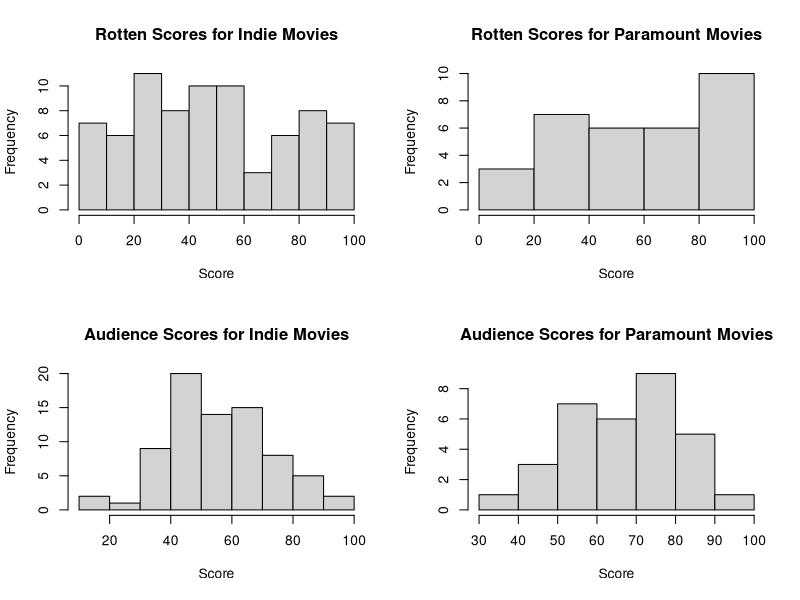
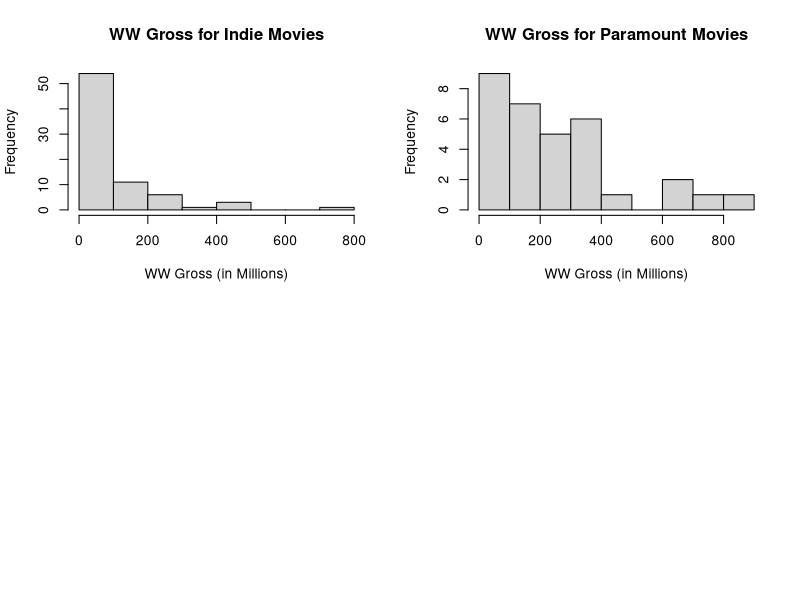
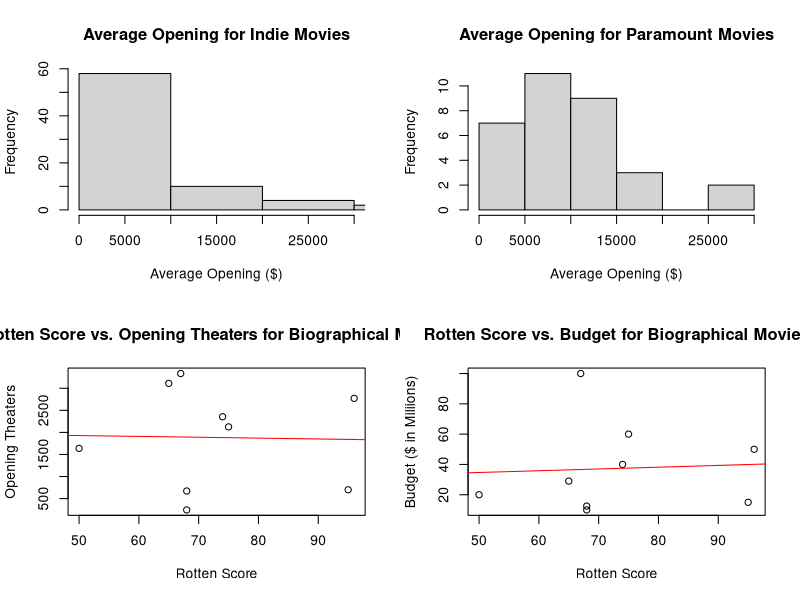
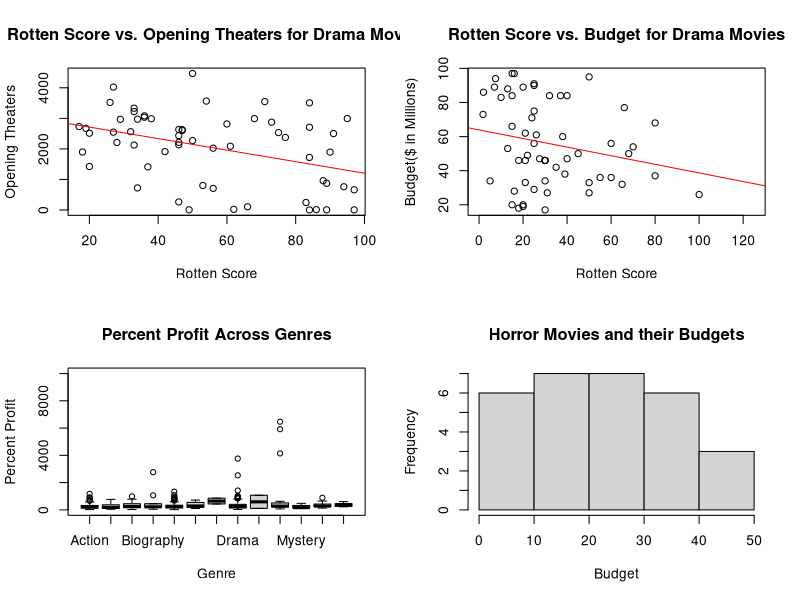
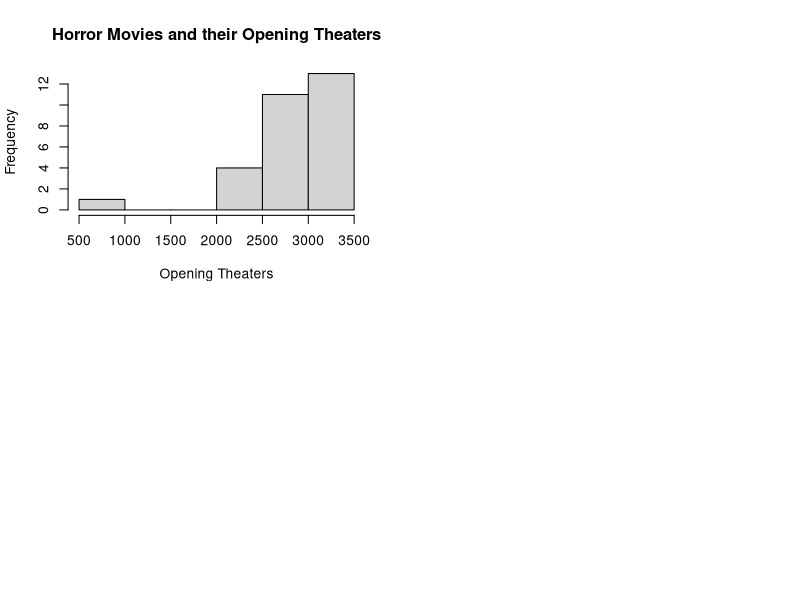

These charts were generated, in order, by the following R code:
## ---- chunk 1
#############################
#DON'T MESS WITH THIS CODE CHUNK!
#source("lab3-source-code.R")
#Import the data
hollywood <- read.csv("hollywood.csv", header = T)
#Attach the data
attach(hollywood)
###############################
## ---- chunk 2
indieMovies <- subset(hollywood, studio == "Independent")
paramountMovies <- subset(hollywood, studio == "Paramount")

par(mfrow = c(2, 2))
hist(indieMovies$rottenscore, main = "Rotten Scores for Indie Movies", xlab = "Score")
hist(paramountMovies$rottenscore, main = "Rotten Scores for Paramount Movies", xlab = "Score" )
hist(indieMovies$audscore, main = "Audience Scores for Indie Movies", xlab = "Score" )
hist(paramountMovies$audscore, main = "Audience Scores for Paramount Movies", xlab = "Score")
mean(indieMovies$rottenscore)
mean(paramountMovies$rottenscore)
mean(indieMovies$audscore)
mean(paramountMovies$audscore)
## ---- chunk 3
par(mfrow = c(2, 2))
hist(indieMovies$WWgross, main = "WW Gross for Indie Movies", xlab = "WW Gross (in Millions)")
hist(paramountMovies$WWgross, main = "WW Gross for Paramount Movies", xlab = "WW Gross (in Millions)")
mean(indieMovies$WWgross)
mean(paramountMovies$WWgross)
## ---- chunk 4
par(mfrow = c(2, 2))
hist(indieMovies$avgopening, main = "Average Opening for Indie Movies", xlab = "Average Opening ($)", xlim = c(0, 30000))
hist(paramountMovies$avgopening, main = "Average Opening for Paramount Movies", xlab = "Average Opening ($)")
mean(indieMovies$avgopening)
mean(paramountMovies$avgopening)
## ---- chunk 5
biographicalMovies <- subset(hollywood, genre == "Biography")
dramaMovies <- subset(hollywood, genre == "Drama")
successfulMovies <- subset(hollywood, percentprofit >= 100)
appealingMovies <- subset(hollywood, FORgross >= DOMgross)

plot(biographicalMovies$rottenscore, biographicalMovies$openingtheaters, main = "Rotten Score vs. Opening Theaters for Biographical Movies", xlab = "Rotten Score", ylab = "Opening Theaters")
lm(biographicalMovies$openingtheaters~biographicalMovies$rottenscore)
abline(2024.608, -1.935, col = "red")
cor(biographicalMovies$rottenscore, biographicalMovies$openingtheaters)
## ---- chunk 6
plot(biographicalMovies$rottenscore, biographicalMovies$budget, main = "Rotten Score vs. Budget for Biographical Movies", xlab = "Rotten Score", ylab = "Budget ($ in Miliions)")
lm(biographicalMovies$budget~biographicalMovies$rottenscore)
abline(28.8532, 0.1167, col = "red")
cor(biographicalMovies$budget, biographicalMovies$rottenscore)
## ---- chunk 7
plot(dramaMovies$rottenscore, dramaMovies$openingtheaters, main = "Rotten Score vs. Opening Theaters for Drama Movies", xlab = "Rotten Score", ylab = "Opening Theaters")
lm(dramaMovies$openingtheaters~dramaMovies$rottenscore)
abline(3090.88, -18.87, col = "red")
cor(dramaMovies$rottenscore, dramaMovies$openingtheaters)
3090.88 + (59*-18.87)
## ---- chunk 8
plot(dramaMovies$budget, dramaMovies$rottenscore, main = "Rotten Score vs. Budget for Drama Movies", xlab = "Rotten Score", ylab = "Budget($ in Millions)", xlim = c(0, 125))
lm(dramaMovies$rottenscore~dramaMovies$budget)
abline(63.9082, -0.2525, col = "red")
cor(dramaMovies$budget, dramaMovies$rottenscore)
63.9082 + (59*0.2525)
## ---- chunk 9
boxplot(percentprofit~genre, ylim = c(0, 10000), main = "Percent Profit Across Genres", xlab = "Genre", ylab = "Percent Profit")
## ---- chunk 10
horrorMovies <- subset(hollywood, genre == "Horror")
hist(horrorMovies$budget, main = "Horror Movies and their Budgets", xlab = "Budget")
mean(horrorMovies$budget)
hist(horrorMovies$openingtheaters, main = "Horror Movies and their Opening Theaters", xlab = "Opening Theaters")
mean(horrorMovies$openingtheaters)
